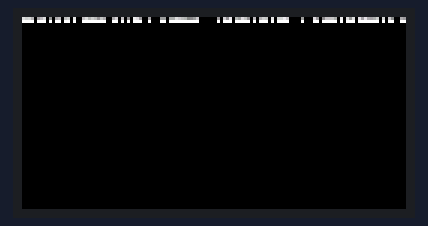
The program below on a simulated ESP32-S3. Shown: 128×64 colour display. WiFi joins after 1.5 s; servers stay silent unless stated; random numbers use the default seed unless the program sets one; what the program prints to the serial monitor is not drawn.

Above: at 1.76 s.
At 7.65 s:
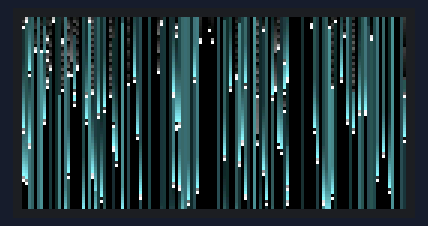
At 13.63 s:
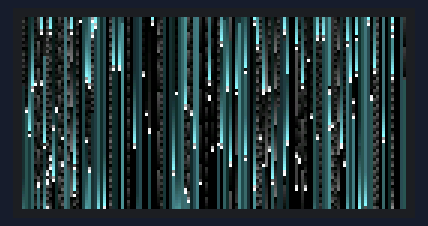
At 19.76 s:
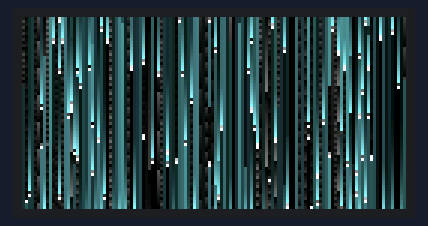
At 25.97 s:
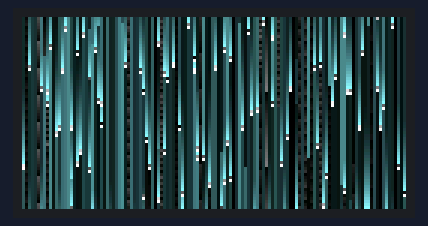
At 38.74 s:
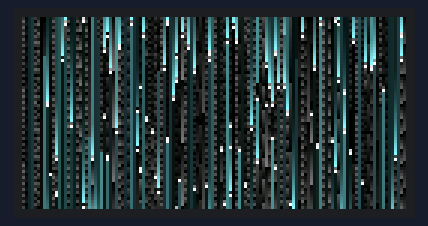

The program:

main.cpp
```cpp
#include <Arduino.h>
#include <WiFi.h>
#include "ESP32-HUB75-MatrixPanel-I2S-DMA.h"
#include <Wire.h>
#include <FastLED.h>
#include "AsyncUDP.h"

// ============================================================================
// EFFECT CONFIGURATION - Change these to customize the display behavior
// ============================================================================
// NOTE: These can be overridden by platformio.ini build environments
// Use Esp32-S3-WintryMix, Esp32-S3-WaterOnly, or Esp32-S3-SleetOnly environments
// to automatically configure the effect mode without editing this file.
// ============================================================================

// Effect Mode Options:
// 0 = WINTRY_MIX  - Temperature-based switching between water and sleet
// 1 = WATER_ONLY  - Always water droplets with tails, ignores temperature
// 2 = SLEET_ONLY  - Always sleet droplets (no tails), ignores temperature
#ifndef EFFECT_MODE
  #define EFFECT_MODE 0  // Default to WINTRY_MIX if not set by build environment
#endif

// Primary color for droplets (RGB hex format)
// WINTRY_MIX default: 0x8AF9FF (ice blue: R=138, G=249, B=255)
// Other examples: 0x793DF4 (purple), 0x00FF00 (green), 0xFF0000 (red), 0x00FFFF (cyan)
#ifndef DROPLET_COLOR
  #if EFFECT_MODE == 0
    #define DROPLET_COLOR 0x8AF9FF  // Ice blue for wintry mix
  #else
    #define DROPLET_COLOR 0x793DF4  // Purple for other modes
  #endif
#endif

// Head color for droplet (the bright tip)
// Default: 0xFFFFFF (white)
// Other examples: 0xFFFF00 (yellow), 0x00FFFF (cyan), 0xFF00FF (magenta)
#ifndef HEAD_COLOR
  #define HEAD_COLOR 0xFFFFFF  // White head
#endif

// Temperature simulation settings (only used in WINTRY_MIX mode)
#ifndef TEMP_CHANGE_INTERVAL
  #define TEMP_CHANGE_INTERVAL 3000  // How often temperature changes (milliseconds)
#endif
#ifndef START_TEMP
  #define START_TEMP 33              // Starting temperature (32-34°F)
#endif

// ============================================================================

//ESP-32 S3 DevKitC-1-N8R2
#ifdef ESP32_S3
  #define R1_PIN_DEFAULT 4
  #define G1_PIN_DEFAULT 5
  #define B1_PIN_DEFAULT 6
  #define R2_PIN_DEFAULT 7
  #define G2_PIN_DEFAULT 15
  #define B2_PIN_DEFAULT 16 //16
  #define A_PIN_DEFAULT  18
  #define B_PIN_DEFAULT  8
  #define C_PIN_DEFAULT  3
  #define D_PIN_DEFAULT  42
  #define E_PIN_DEFAULT  21 // required for 1/32 scan panels, like 64x64.
  #define LAT_PIN_DEFAULT 40
  #define OE_PIN_DEFAULT  2
  #define CLK_PIN_DEFAULT 41
#else
    #define R1_PIN_DEFAULT  25
    #define G1_PIN_DEFAULT  26
    #define B1_PIN_DEFAULT  27
    #define R2_PIN_DEFAULT  14
    #define G2_PIN_DEFAULT  12
    #define B2_PIN_DEFAULT  13

    #define A_PIN_DEFAULT   23
    #define B_PIN_DEFAULT   22
    #define C_PIN_DEFAULT   5
    #define D_PIN_DEFAULT   17
    #define E_PIN_DEFAULT   32 // IMPORTANT: Change to a valid pin if using a 64x64px panel.

    #define LAT_PIN_DEFAULT 4
    #define OE_PIN_DEFAULT  15
    #define CLK_PIN_DEFAULT 16

#endif
#define R1 R1_PIN_DEFAULT
#define OE OE_PIN_DEFAULT

#define PANEL_WIDTH 64
#define PANEL_HEIGHT 64  	// Panel height of 64 will required PIN_E to be defined.
#define PANELS_NUMBER 2
#define PIN_E E_PIN_DEFAULT


const char* ssid = "";
const char* pass = "";
const int rele = 48;
AsyncUDP udp;

MatrixPanel_I2S_DMA *dma_display = nullptr;
CRGB currentColor;
CRGBPalette16 currentPalette = CloudColors_p;

// put function declarations here:

#define RBit 3
#define GBit 4
#define BBit 5

// Droplet types
enum DropletType {
  WATER = 0,
  SLEET = 1
};

struct droplet
{
  float xPos = -1.0;
  float iPos = 0.0;
  CRGB color = CRGB(0x000000);
  float length = 0;
  float speed = 0.5;
  DropletType type = WATER;
};

uint32_t lastDisplayColorChange;
uint32_t COLOR_CHANGE_DELAY = 45000; // in milliseconds
uint32_t MIN_COLOR_CHANGE_DELAY = 15000; // in milliseconds
uint32_t MAX_COLOR_CHANGE_DELAY = 60000; // in milliseconds
bool     bColorChangeEnabled = false;

// Temperature control variables (only used in WINTRY_MIX mode)
int temperature = START_TEMP;              // Current temperature
uint32_t lastTemperatureChange = 0;        // Last time temperature changed
uint32_t TEMP_CHANGE_DELAY = TEMP_CHANGE_INTERVAL;  // Change temperature interval
const int MIN_TEMP = 32;                   // Minimum temperature (freezing)
const int MAX_TEMP = 34;                   // Maximum temperature

#define MAX_DROPLETS 128 //92
droplet droplets[MAX_DROPLETS];
int cnt_droplets = 0;
CRGB primaryColor;

#define CTRL_GPIO_BUTTON 36

const byte fadeAmt = 16;

//Found this routine to get a random 'double'
double randfrom(double min, double max)
{
    double range = (max - min);
    double div = RAND_MAX / range;
    return min + (rand() / div);
}

void setup()
{
  Serial.begin(115200);
  delay(100);  // Give serial time to initialize
  Serial.println("\n\n=== DigitalRainMatrix Starting ===");
  Serial.flush();


#ifdef ESP32_S3
  WiFi.disconnect(true);
  WiFi.mode(WIFI_STA);
  Serial.printf("Connecting to WiFi: %s\n", ssid);
  Serial.flush();
  WiFi.begin(ssid, pass);

  while (WiFi.status() != WL_CONNECTED) {
    delay(500);
    Serial.print(".");
    Serial.flush();
  }
  Serial.println("\nWiFi Connected!");
  Serial.flush();
#else
  WiFi.disconnect();
  WiFi.mode(WIFI_OFF);
  Serial.println("Wifi disabled");
  Serial.flush();

#endif

  HUB75_I2S_CFG mxconfig(
    PANEL_WIDTH,   // module width
    PANEL_HEIGHT,   // module height
    PANELS_NUMBER    // Chain length
  );

  mxconfig.gpio.e = PIN_E;
  mxconfig.clkphase = false;
  mxconfig.driver = HUB75_I2S_CFG::FM6124;

  // Display Setup
  dma_display = new MatrixPanel_I2S_DMA(mxconfig);


  dma_display->setBrightness8(220);    // range is 0-255, 0 - 0%, 255 - 100%

  if( not dma_display->begin() ) {
      Serial.println("****** !KABOOM! I2S memory allocation failed ***********");
      Serial.flush();
  }

  Serial.println("Display configured");
  Serial.printf("PANEL_WIDTH=%d\n", PANEL_WIDTH);
  Serial.flush();

  // Set primary color from configuration
  primaryColor = CRGB(DROPLET_COLOR);

  // Display effect mode
  #if EFFECT_MODE == 0
    Serial.println("Effect Mode: WINTRY_MIX (temperature-based)");
  #elif EFFECT_MODE == 1
    Serial.println("Effect Mode: WATER_ONLY (always with tails)");
  #elif EFFECT_MODE == 2
    Serial.println("Effect Mode: SLEET_ONLY (no tails)");
  #endif
  Serial.printf("Droplet Color: 0x%06X\n", DROPLET_COLOR);
  Serial.flush();

#ifdef ESP32_S3
  if (udp.listen(21324)) {
    Serial.print("UDP Listening on IP: ");
    Serial.println(WiFi.localIP());
    Serial.flush();
    udp.onPacket([](AsyncUDPPacket packet) {

      uint8_t rcol = packet.data()[RBit];
      uint8_t gcol = packet.data()[GBit];
      uint8_t bcol = packet.data()[BBit];
      Serial.printf("UDP Color Change: R=%u G=%u B=%u\n", rcol, gcol, bcol);
      Serial.flush();
      primaryColor = CRGB(rcol, gcol, bcol);
      lastDisplayColorChange = millis();

    });
  }
#endif


  for(int ndx=0; ndx<MAX_DROPLETS; ndx++)
  {
    droplets[ndx].xPos = random(0, PANEL_WIDTH * PANELS_NUMBER);
    droplets[ndx].length = random(10, 30);
    droplets[ndx].speed = randfrom(0.07, 0.5);
    droplets[ndx].color = primaryColor;

    // Initialize droplet type based on effect mode
    #if EFFECT_MODE == 0  // WINTRY_MIX
      droplets[ndx].type = (temperature <= MIN_TEMP) ? SLEET : WATER;
    #elif EFFECT_MODE == 1  // WATER_ONLY
      droplets[ndx].type = WATER;
    #elif EFFECT_MODE == 2  // SLEET_ONLY
      droplets[ndx].type = SLEET;
    #endif

    //Serial.printf("Drop X(%d)=%d\n", ndx, droplets[ndx].xPos);
  }
  lastDisplayColorChange = millis();
  lastTemperatureChange = millis();
}

CRGB ColorFraction(CRGB colorIn, float fraction)
{
  fraction = min(1.0f, fraction);
  return CRGB(colorIn).fadeToBlackBy(255 * (1.0f - fraction));
}


void drawDroplet(int dropletIndex, float fPos)
{
  droplet* curDroplet = &droplets[dropletIndex];
  float availFirstPixel = 1.0f - (fPos - (long)(fPos));
  float amtFirstPixel = availFirstPixel;//min(availFirstPixel, droplets[dropletIndex].length);
  float remaining = curDroplet->length;//min(droplets[dropletIndex].length, PANEL_HEIGHT - fPos);
  int iPos = fPos;


  if(remaining > 0.0f)
  {
    CRGB headColor = CRGB(HEAD_COLOR);

    CRGB partialColor = ColorFraction(headColor, amtFirstPixel);

    dma_display->drawPixelRGB888(curDroplet->xPos, iPos++, partialColor.r, partialColor.g, partialColor.b);
    dma_display->drawPixelRGB888(curDroplet->xPos, iPos++, headColor.r, headColor.g, headColor.b);

  }

  // Only draw tail for WATER droplets, skip for SLEET
  if (curDroplet->type == WATER)
  {
    CRGB tailColor = curDroplet->color;
    int fadeAmount = 255 / (curDroplet->length);


    int ypos = curDroplet->iPos;
    while(remaining > 1.0f)
    {
      ypos--;
      dma_display->drawPixelRGB888(curDroplet->xPos, ypos, tailColor.r, tailColor.g, tailColor.b);
      tailColor = tailColor.fadeToBlackBy(fadeAmt);

      remaining--;

    }
  }
}

void cyclePrimaryColor()
{
  if(primaryColor.r > 0 && primaryColor.b == 0)
  {
    if(primaryColor.g == 0)
    {
      primaryColor.r = 255;
      primaryColor.g = 255;
    }
    else
    {
      primaryColor.g = 255;
      primaryColor.r = 0;
    }

    primaryColor.b = 0;

    return;
  }

  if(primaryColor.g > 0)
  {
    if(primaryColor.b == 0)
    {
      primaryColor.b = 255;
      primaryColor.g = 255;
    }
    else
    {
      primaryColor.b = 255;
      primaryColor.g = 0;
    }

    primaryColor.r = 0;

    return;
  }


  if(primaryColor.b > 0)
  {
    if(primaryColor.r == 0)
    {
      primaryColor.r = 255;
      primaryColor.b = 255;
    }
    else
    {
      primaryColor.r = 255;
      primaryColor.b = 0;
    }

    primaryColor.g = 0;

    return;

  }

}


void loop() {

    if (millis() - lastDisplayColorChange > COLOR_CHANGE_DELAY && bColorChangeEnabled)
    {
      cyclePrimaryColor();

      lastDisplayColorChange = millis();
    }

    // Temperature update logic (only for WINTRY_MIX mode)
    #if EFFECT_MODE == 0
    if (millis() - lastTemperatureChange > TEMP_CHANGE_DELAY)
    {
      // Randomly increase or decrease temperature by 1
      int change = random(0, 2) == 0 ? -1 : 1;
      temperature += change;

      // Clamp temperature to min/max range
      if (temperature < MIN_TEMP) temperature = MIN_TEMP;
      if (temperature > MAX_TEMP) temperature = MAX_TEMP;

      lastTemperatureChange = millis();
      Serial.printf("Temperature: %d°F %s\n", temperature,
                    temperature <= MIN_TEMP ? "(SLEET)" : "(WATER)");
      Serial.flush();
    }
    #endif

    for(int ndx=0; ndx<MAX_DROPLETS; ndx++)
    {
      droplet* curDroplet = &droplets[ndx];
      if(curDroplet->iPos >= (PANEL_HEIGHT + curDroplet->length) )
      {
        int proposed = random(0, PANEL_WIDTH * PANELS_NUMBER);


        curDroplet->xPos = proposed;
        curDroplet->iPos = 0.0;
        curDroplet->length = random(10, 40);

        curDroplet->speed = randfrom(0.07, 0.5);

        // Set droplet type based on effect mode
        #if EFFECT_MODE == 0  // WINTRY_MIX
          if (temperature <= MIN_TEMP) {
            curDroplet->type = SLEET;  // Freezing: generate sleet
          } else {
            curDroplet->type = WATER;  // Above freezing: generate water
          }
        #elif EFFECT_MODE == 1  // WATER_ONLY
          curDroplet->type = WATER;
        #elif EFFECT_MODE == 2  // SLEET_ONLY
          curDroplet->type = SLEET;
        #endif

        long saturationVariance = random(-92, 92);

        if(saturationVariance >= 0 )
        {
          CRGB newColor = primaryColor;
          curDroplet->color = newColor.addToRGB(saturationVariance);
        }
        else
        {
          CRGB newColor = primaryColor;
          curDroplet->color = newColor.subtractFromRGB(saturationVariance * -1);
        }

        curDroplet->color = primaryColor;
      }

      if(curDroplet->xPos > -1)
      {
        curDroplet->iPos += curDroplet->speed;
        drawDroplet(ndx, curDroplet->iPos);
      }
    }
    delay(20);
}
```
